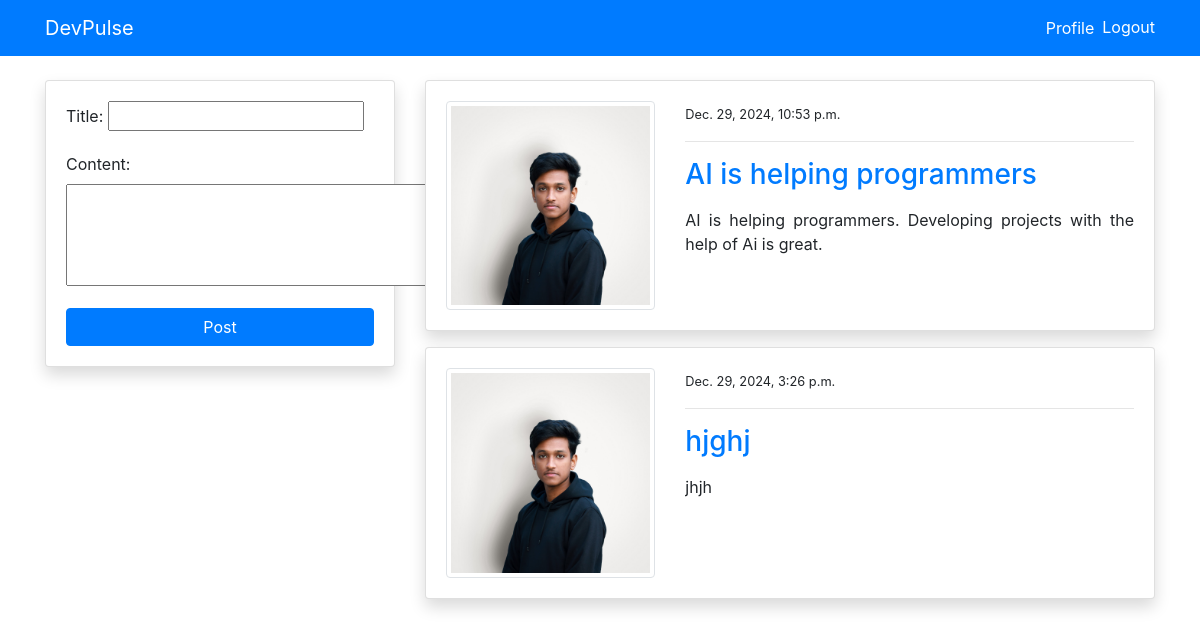
Screenshot of /blog/ (signed in) with the database file from the repository.
### blog/models.py (models this page shows, shortened)
class PostModel(models.Model):
    title = models.CharField(max_length=100)
    content = models.TextField()
    author = models.ForeignKey(User, on_delete=models.CASCADE)
    date_created = models.DateTimeField(auto_now_add=True)
    class Meta:
        ordering = ('-date_created',)

### users/models.py (models this page shows, shortened)
class ProfileModel(models.Model):
    user = models.OneToOneField(User, on_delete=models.CASCADE)
    image = models.ImageField(default='default.jpg', upload_to='profile', validators=[
                              FileExtensionValidator(['png', 'jpg'])])

### blog/views.py (the view)
# urls.py: path('blog/', views.index, name='blog-index'),
@login_required
def index(request):
    posts = PostModel.objects.all()
    if request.method == 'POST':
        form = PostModelForm(request.POST)
        if form.is_valid():
            instance = form.save(commit=False)
            instance.author = request.user
            instance.save()
            return redirect('blog-index')
    else:
        form = PostModelForm()
    context = {
        'posts': posts,
        'form': form
    }
    return render(request, 'blog/index.html', context)

### blog/forms.py
class PostModelForm(forms.ModelForm):
    content = forms.CharField(widget=forms.Textarea(attrs={'rows': 4}))
    class Meta:
        model = PostModel
        fields = ('title', 'content')

### templates/blog/index.html (shortened to what this page needs)
{% extends 'partials/base.html' %}
{% load crispy_forms_tags %}
{% block content %}
<div class="container">
    <div class="row mt-5 pt-3">
        <div class="col-md-4">
            <div class="card my-3 shadow">
                <div class="card-body">
                    <form method="POST">
                        {{ form.as_p }}
                        <input class="btn btn-primary btn-block" type="submit" value="Post">
                    </form>
                </div>
            </div>
        </div>
        <div class="col-md-8">
            {% for post in posts %}
            <div class="card shadow my-3">
                <div class="card-body">
                    <div class="row">
                        <div class="col-md-4">
                            <img class="img-thumbnail" src="{{ post.author.profilemodel.image.url }}" alt="img">
                        </div>
                        <div class="col-md-8">
                            <small>{{ post.date_created }}</small>
                            <hr>
                            <a class="h3" href="{% url 'blog-post-detail' post.id %}">{{ post.title }}</a>
                            <p class="text-justify my-3">
                                {{ post.content }}
                            </p>
                        </div>
                    </div>
                </div>
            </div>
            {% endfor %}
        </div>
    </div>
</div>
{% endblock %}

### templates/partials/base.html (shortened to what this page needs)
{% load static %}
<!doctype html>
<html lang="en">
<head>
    <link rel="stylesheet" href="https://cdn.jsdelivr.net/npm/bootstrap@4.6.0/dist/css/bootstrap.min.css"
>
    <link href="https://cdn.jsdelivr.net/npm/bootstrap4-crispy-forms/dist/bootstrap4-crispy-forms.css" rel="stylesheet">
    {% load static %}
    <link rel="stylesheet" href="{% static '/style.css' %}">
</head>
<body>
    {% include 'partials/nav.html' %}
    {% block content %}
    {% endblock %}
</body>
</html>

### templates/partials/nav.html (shortened to what this page needs)
<div class="container">
    <nav class="navbar navbar-expand-lg navbar-primary bg-primary fixed-top">
        <div class="container">
            {% if request.user.is_authenticated %}
            <a class="navbar-brand text-white" href="{% url 'blog-index' %}">DevPulse</a>
            <div class="collapse navbar-collapse" id="navbarSupportedContent">
                <ul class="navbar-nav ml-auto">
                    <li class="nav-item active align-content-center">
                        <a class="nav-link text-white" href="{% url 'users-profile' %}">Profile </a>
                    </li>
                    <li class="nav-item align-content-center">
                        <form method="post" action="{% url 'users-logout' %}" style="display: inline;">
                            <button type="submit" class="btn btn-link nav-link text-white" style="display: inline; padding: 0; margin-bottom: 3px; border: none; background: none;">Logout</button>
                        </form>
                    </li>
                </ul>
                {% endif %}
            </div>
        </div>
    </nav>
</div>

### rows the page displays
PostModel: author.profilemodel.image (picture), date_created "Dec. 29, 2024, 10:53 p.m.", title "AI is helping programmers", content "AI is helping programmers. Developing projects with the help of Ai is great."
PostModel: author.profilemodel.image (picture), date_created "Dec. 29, 2024, 3:26 p.m.", title "hjghj", content "jhjh"
